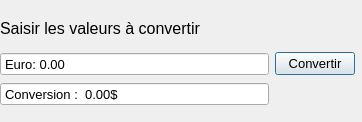
<?xml version="1.0" encoding="UTF-8"?>
<ui version="4.0">
 <class>Dialog</class>
 <widget class="QDialog" name="Dialog">
  <property name="geometry">
   <rect>
    <x>0</x>
    <y>0</y>
    <width>362</width>
    <height>122</height>
   </rect>
  </property>
  <property name="font">
   <font>
    <pointsize>10</pointsize>
   </font>
  </property>
  <property name="windowTitle">
   <string>Convertisseur Euro Dollar</string>
  </property>
  <widget class="QWidget" name="gridLayoutWidget">
   <property name="geometry">
    <rect>
     <x>0</x>
     <y>10</y>
     <width>355</width>
     <height>96</height>
    </rect>
   </property>
   <layout class="QGridLayout" name="gridLayout">
    <item row="1" column="0">
     <widget class="QDoubleSpinBox" name="euro">
      <property name="sizePolicy">
       <sizepolicy hsizetype="Expanding" vsizetype="Fixed">
        <horstretch>0</horstretch>
        <verstretch>0</verstretch>
       </sizepolicy>
      </property>
      <property name="buttonSymbols">
       <enum>QAbstractSpinBox::NoButtons</enum>
      </property>
      <property name="prefix">
       <string>Euro: </string>
      </property>
      <property name="maximum">
       <double>10000000.000000000000000</double>
      </property>
     </widget>
    </item>
    <item row="2" column="0">
     <widget class="QDoubleSpinBox" name="dollar">
      <property name="sizePolicy">
       <sizepolicy hsizetype="Expanding" vsizetype="Fixed">
        <horstretch>0</horstretch>
        <verstretch>0</verstretch>
       </sizepolicy>
      </property>
      <property name="buttonSymbols">
       <enum>QAbstractSpinBox::NoButtons</enum>
      </property>
      <property name="prefix">
       <string>Conversion :  </string>
      </property>
      <property name="suffix">
       <string>$</string>
      </property>
      <property name="maximum">
       <double>10000000.000000000000000</double>
      </property>
     </widget>
    </item>
    <item row="1" column="1">
     <widget class="QPushButton" name="conversion">
      <property name="text">
       <string>Convertir</string>
      </property>
     </widget>
    </item>
    <item row="0" column="0">
     <widget class="QLabel" name="label">
      <property name="font">
       <font>
        <family>Arial</family>
        <pointsize>12</pointsize>
       </font>
      </property>
      <property name="text">
       <string>Saisir les valeurs à convertir</string>
      </property>
     </widget>
    </item>
   </layout>
  </widget>
 </widget>
 <resources/>
 <connections/>
</ui>
